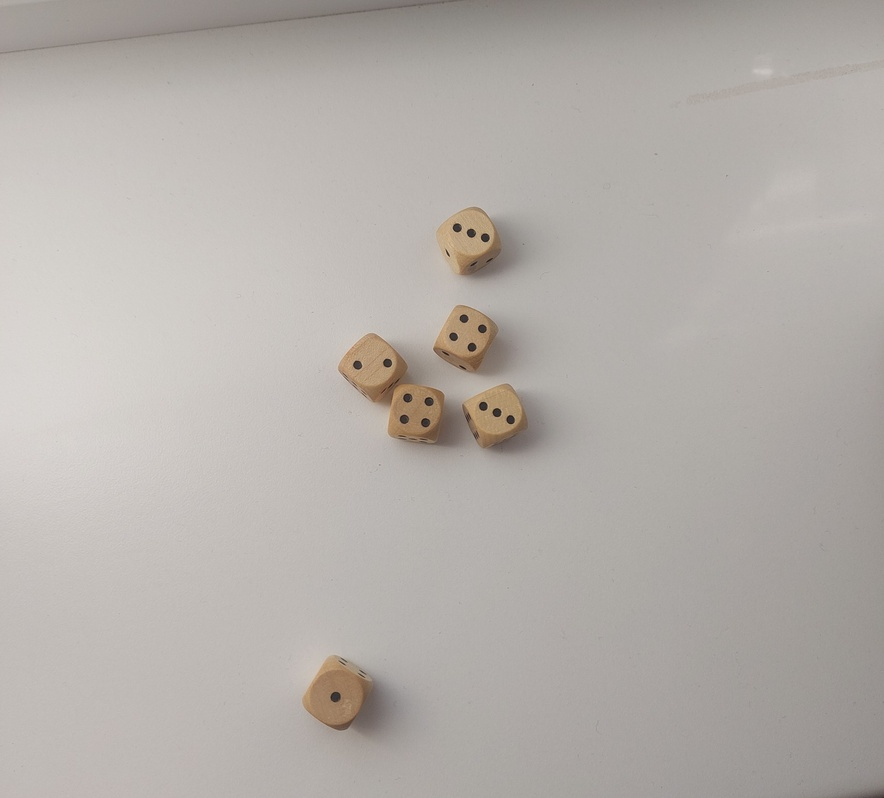
#> input picture project_dice_counter/dataset/test_dataset/d11_1_2_3_3_4_4.jpg, 884 x 798 px, shrunk from 3468 x 3129 before the run; its folder holds only this picture in this run
$ python -i Kmeans_segmentation.py   (imports and definitions only)
#> lines starting #> are read from the running program, lines starting #| are printed output that depends on the picture; after the words box and inside, x2 and y2 are one past the last pixel; in counts of white or black regions, pixels touching at a corner belong together; pictures that were not available may be replaced by others from this repository, and a replacement may not be noted
### project_dice_counter/ContourOperations.py
import cv2
import numpy as np
from sklearn.cluster import DBSCAN

from Image_loader import ImageLoader

class ContourOperations():
    def __init__(self, show = False):
        self.image_loader = ImageLoader()
        self.show = show

    def count_contours_cluster_to_6_dices(self, img):
        contours, num_contours, final_image = self.find_and_filter_contours(img)

        try:
            dice_rolls, centers = self.cluster_contours_and_count_cv2(contours)
        except:
            print(f"Not enough contours to form 6 clusters.")
            dice_rolls = [0, 0, 0, 0, 0, 0]
            centers = []

        self.show_image_with_cluster_centers(centers, final_image)
        return dice_rolls, num_contours

    def find_and_filter_contours(self, img):
        cnt, h = cv2.findContours(img, cv2.RETR_EXTERNAL, cv2.CHAIN_APPROX_SIMPLE)

        filtered_contours = self.filter_circles_by_shape_and_area(cnt, min_circularity=0.85, area_tolerance=1.)

        output_img = np.zeros_like(img)
        output_img = cv2.drawContours(output_img, filtered_contours, -1, 255, thickness=cv2.FILLED)

        return filtered_contours, len(filtered_contours), output_img

    def filter_circles_by_shape_and_area(self, contours, min_circularity=0.7, area_tolerance=0.2):
        valid_contours = []
        areas = []

        # Calculate areas of all contours
        for cnt in contours:
            area = cv2.contourArea(cnt)
            if area > 0:
                areas.append(area)

        # Compute average area
        avg_area = np.mean(areas) if areas else 0
        min_area = (1 - area_tolerance) * avg_area
        max_area = (1 + area_tolerance) * avg_area

        # Filter contours
        for cnt in contours:
            area = cv2.contourArea(cnt)
            if area < min_area or area > max_area:
                continue

            perimeter = cv2.arcLength(cnt, True)
            if perimeter == 0:  # Avoid division by zero
                continue

            # Calculate circularity
            circularity = (4 * np.pi * area) / (perimeter ** 2)
            if circularity >= min_circularity:
                valid_contours.append(cnt)

        return valid_contours

    def cluster_contours_and_count_cv2(self, contours, n_clusters=6):
        # Extract the centroid of each contour
        centroids = []
        for cnt in contours:
            M = cv2.moments(cnt)
            if M["m00"] != 0:  # Avoid division by zero
                cx = int(M["m10"] / M["m00"])
                cy = int(M["m01"] / M["m00"])
                centroids.append([cx, cy])

        if len(centroids) < n_clusters:
            raise ValueError(f"Not enough contours ({len(centroids)}) to form {n_clusters} clusters.")

        # Convert centroids to numpy array
        centroids = np.array(centroids, dtype=np.float32)

        # Define K-means criteria
        criteria = (cv2.TERM_CRITERIA_EPS + cv2.TERM_CRITERIA_MAX_ITER, 200, 0.05)

        # Apply K-means clustering
        _, labels, centers = cv2.kmeans(centroids, n_clusters, None, criteria, 5, cv2.KMEANS_RANDOM_CENTERS)

        # Count the number of contours in each cluster
        cluster_counts = np.bincount(labels.flatten(), minlength=n_clusters)

        # Sort the cluster counts in ascending order
        #sorted_counts = list(map(int, sorted(cluster_counts)))
        sorted_counts = [min(int(x), 6) for x in sorted(cluster_counts)]

        return sorted_counts, centers

    def show_image_with_cluster_centers(self, centers, final_image):
        final_image = cv2.cvtColor(final_image, cv2.COLOR_GRAY2BGR)
        for center in centers:
            center = tuple(map(int, center))  # Convert to integer coordinates s
            cv2.circle(final_image, center, radius=10, color=(0, 0, 255), thickness=-1)  # Red filled circle
        # Show the image with centers drawn
        if self.show:
            self.image_loader.show(final_image, title='Centers of clusters')

### project_dice_counter/Image_loader.py
import os
import cv2
import numpy as np
import matplotlib
from matplotlib import pyplot as plt
matplotlib.use('TkAgg')

class ImageLoader():
    def __init__(self):
        self.val_dir = "./dataset/validation_dataset/"
        self.val_images = self.list_files(self.val_dir)

        self.test_dir = "./dataset/test_dataset/"
        self.test_images = self.list_files(self.test_dir)

    def list_files(self, directory):
        files = []
        for filename in os.listdir(directory):
            if os.path.isfile(os.path.join(directory, filename)):
                files.append(directory + filename)
        return files

    # [14 lines left out: functions show, show_gray, not called in this run]

    def is_grayscale(self, img):
        return len(img.shape) == 2

    # [9 lines left out: function extract_dice_rolls_from_filename, not called in this run]

### project_dice_counter/Kmeans_segmentation.py
import cv2
import numpy as np

from Image_loader import ImageLoader
from ContourOperations import ContourOperations

class KmeansSegmentation():
    def __init__(self, img_path, show=False, point_color='b',
                 rgb_k=3, gray_k=7, median_blur_s=41,
                 blackhat_open_s=(30, 30), open_s=(10, 10)):
        self.image_loader = ImageLoader()
        self.img_path = img_path
        self.show = show
        self.rgb_k = rgb_k
        self.gray_k = gray_k
        self.median_blur_s = median_blur_s
        self.blackhat_open_s = blackhat_open_s
        self.open_s = open_s

        if point_color == 'b':
            self.find_darkest = True
            self.goal_color_lab = np.array([0, 128, 128], dtype=np.float32)  # Black in LAB color space
        else:
            self.find_darkest = False
            self.goal_color_lab = np.array([100, 0, 0], dtype=np.float32)  # White in LAB color space


    def find_dice_rolls_with_kmeans(self):
        open_img = self.kmeans_find_dice_points()

        contours = ContourOperations(show=self.show)
        dice_rolls, num_contours = contours.count_contours_cluster_to_6_dices(open_img)
        return dice_rolls, num_contours

    def kmeans_find_dice_points(self):
        print(self.img_path)
        img = self.median_blur_image()
#> in median_blur_image, img is the input picture: shape (798, 884, 3); mean B, G, R 170.2, 175, 180.2
        if self.show:
            self.image_loader.show(img, title='median blur')

        binary_mask_darkest, rgb_mask_darkest = self.kmeans_rgb_colors_find_darkest(img)

        mask_darkest = self.kmeans_grayscale_find_darkest(binary_mask_darkest, rgb_mask_darkest)

        cond_dilated_img = self.conditional_dilation(mask_darkest)

        se = cv2.getStructuringElement(cv2.MORPH_ELLIPSE, self.open_s)
        open_img = cv2.morphologyEx(cond_dilated_img, cv2.MORPH_OPEN, se)
        if self.show:
            self.image_loader.show(open_img, title='opened')

        return open_img

    def k_means_colors(self, img, k, conversion=None, reverse_conversion=None):
#> called with k = 3, conversion = 44, reverse_conversion = 56
        h, w = img.shape[0], img.shape[1]

        if conversion is not None:
            img = cv2.cvtColor(img, conversion).astype(np.float32)
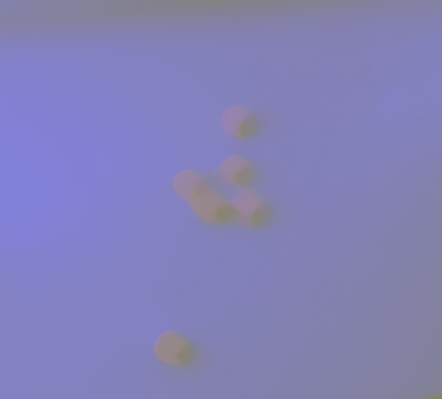
#> img: shape (798, 884, 3) float32 (shown at 1/2 size); mean of channels 0, 1, 2 183.5, 128.3, 130.8; drawn as B, G, R
        else:
            img = img.astype(np.float32)

        pixels = img.reshape((h * w, -1))

        criteria = (cv2.TERM_CRITERIA_EPS + cv2.TERM_CRITERIA_MAX_ITER, 100, 0.2)
        _, labels, centers = cv2.kmeans(pixels, k, None, criteria, 3, cv2.KMEANS_RANDOM_CENTERS)
#> centers = [[180.8, 128.3, 130.9], [200.4, 128.4, 131.2], [157.2, 129.8, 133.3]]

        # Reshape the labels to match the original image shape
        segmentation = labels.reshape((h, w))
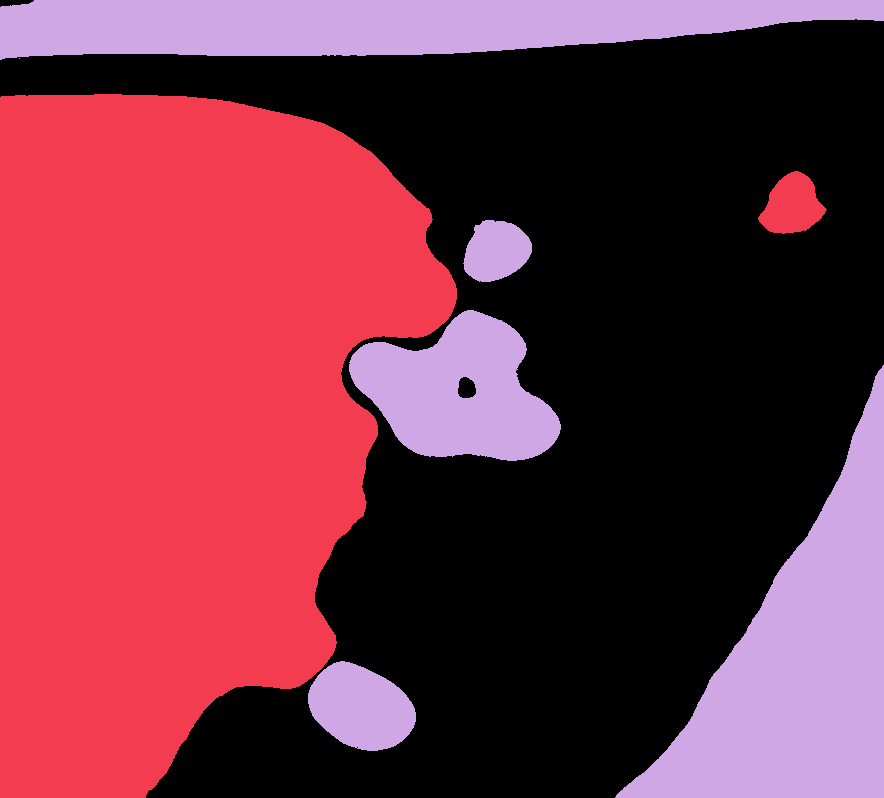
#> segmentation: shape (798, 884) int32; 3 distinct labels, from 0 to 2; one colour per label, 0 black

        posterized_img = np.floor(centers[segmentation]).astype(np.uint8)

        if reverse_conversion is not None:
            posterized_img = cv2.cvtColor(posterized_img, reverse_conversion)
#> in find_closest_to_black_mask, `distances = np.linalg.norm(centers - self.goal_color_lab, axis=1)`: distances = [180.8, 200.5, 157.3]
#> in find_closest_to_black_mask, `closest_to_black_idx = np.argmin(distances)`: closest_to_black_idx = 2
#> in find_closest_to_black_mask, `mask = np.all(np.abs(posterized_img - np.floor(centers[closest_to_blac..`:
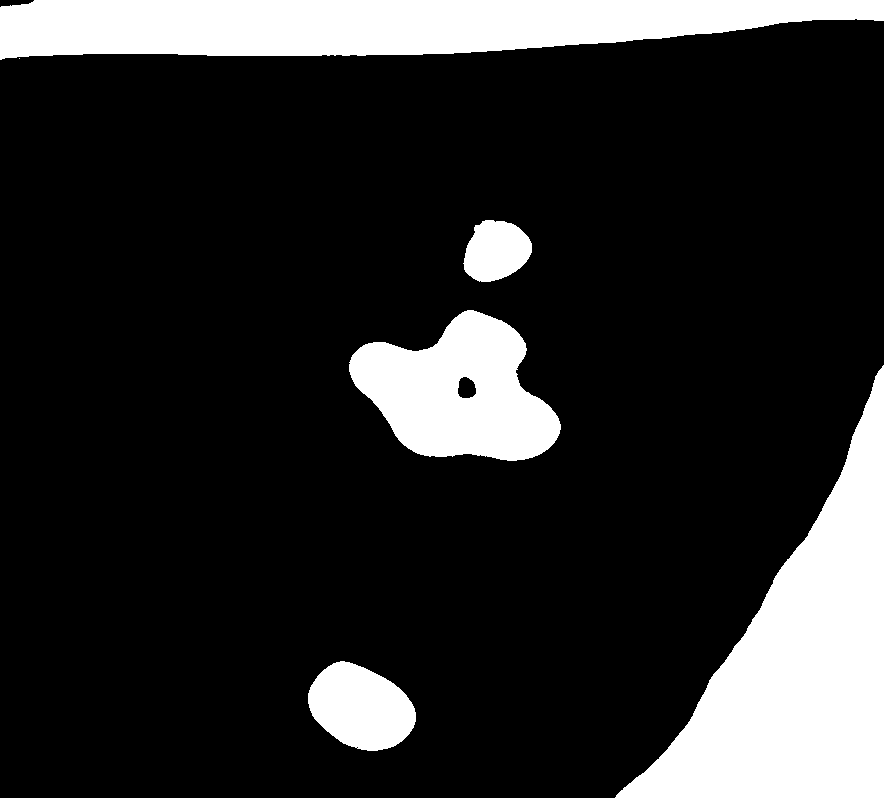
#> mask: shape (798, 884) bool; 17% white; 6 white regions (1 under 20 px), largest, box (x1, y1, x2, y2) and area: (615, 365, 884, 798) 49578, (0, 0, 884, 60) 40442, (349, 310, 561, 461) 20122, (308, 661, 416, 751) 6917, (463, 220, 532, 282) 3188

        if self.has_one_channels(posterized_img):
            posterized_img = posterized_img.reshape((h, w))
        return posterized_img, centers

    def has_one_channels(self, img):
        return len(img.shape) > 2 and img.shape[2] == 1

    def has_three_channels(self, img):
        return len(img.shape) > 2 and img.shape[2] == 3

    def unsharp_mask(self, img, p, sigma):
#> called with p = 0.01, sigma = 5
        img_blurred = cv2.GaussianBlur(img, (15, 15), sigma, sigma)
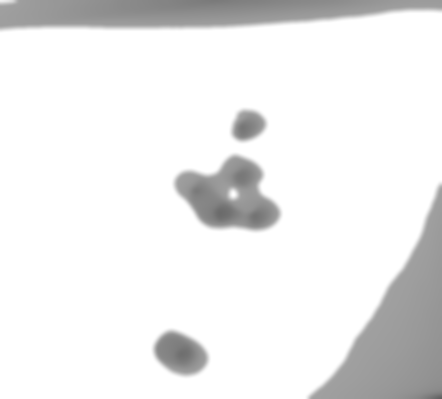
#> img_blurred: shape (798, 884) (shown at 1/2 size); min 96, max 255, mean 236.9
        return img - p * (img - img_blurred)

    def k_means_colors_masked_image(self, mask, img, k, conversion=None, reverse_conversion=None):

        if conversion is not None and self.has_three_channels(img):
            img = cv2.cvtColor(img, conversion)
            img = self.unsharp_mask(img, 0.01, 5).astype(np.float32)
            img = cv2.GaussianBlur(img, (5, 5), 0)
        else:
            img = img.astype(np.float32)

        pixels = img[mask]


        criteria = (cv2.TERM_CRITERIA_EPS + cv2.TERM_CRITERIA_MAX_ITER, 100, 0.2)
        _, labels, centers = cv2.kmeans(pixels, k, None, criteria, 3, cv2.KMEANS_RANDOM_CENTERS)
#> centers = [186.5, 119.1, 134.4, 197.5, 165.7, 147.5, 155.8]
        labels = labels.flatten()
        centers = centers.flatten()

        posterized_img = np.floor(centers[labels]).astype(np.uint8).flatten()


        new_img = np.zeros_like(mask, dtype=np.uint8)
        new_img[mask] = np.floor(posterized_img).astype(np.uint8)
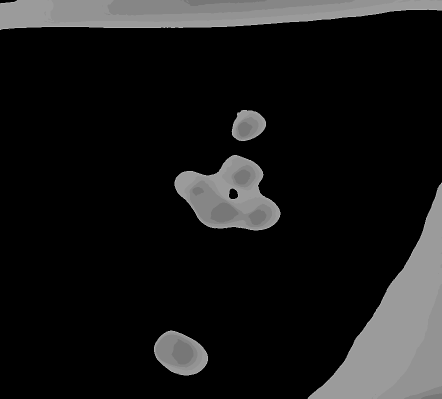
#> new_img: shape (798, 884) (shown at 1/2 size); min 0, max 197, mean 25.3
        new_img[~mask] = np.floor(img[~mask]).astype(np.uint8)
        if reverse_conversion is not None and self.has_three_channels(img):
            new_img = cv2.cvtColor(new_img, reverse_conversion)

        return new_img, centers

    def find_closest_to_black_mask(self, posterized_img, centers):
        distances = np.linalg.norm(centers - self.goal_color_lab, axis=1)
        closest_to_black_idx = np.argmin(distances)

        posterized_img = cv2.cvtColor(posterized_img, cv2.COLOR_BGR2Lab).astype(np.float32)
        mask = np.all(np.abs(posterized_img - np.floor(centers[closest_to_black_idx]) <= 1).astype(np.uint8), axis=-1)
        mask_values = mask.astype(np.uint8) * 255

        return mask, mask_values

    def find_closest_to_black_mask_grayscale(self, posterized_img):
        if self.find_darkest:
            #darkest_value = np.min(posterized_img)
            darkest_value = np.sort(np.unique(posterized_img.flatten()))[:2]
#> darkest_value = [119, 134]
        else:
            #darkest_value = np.max(posterized_img)
            darkest_value = np.sort(np.unique(posterized_img.flatten()))[-2:]

        #mask = (posterized_img == darkest_value)
        mask = np.isin(posterized_img, darkest_value)
#> mask: shape (798, 884) bool; 3.6% white; 8 white regions (1 under 20 px), largest, box (x1, y1, x2, y2) and area: (215, 0, 710, 31) 10321, (379, 361, 544, 454) 7177, (312, 669, 395, 735) 4033
        mask_values = mask.astype(np.uint8) * 255

        return mask_values

    def median_blur_image(self):
        img = cv2.imread(self.img_path)
        img = cv2.medianBlur(img, self.median_blur_s)
        return img

    def kmeans_rgb_colors_find_darkest(self, img):
        posterized_img, centers = self.k_means_colors(img, self.rgb_k, cv2.COLOR_BGR2Lab, cv2.COLOR_Lab2BGR)
        # odkomentovat
        # if self.show:
        #     self.image_loader.show(posterized_img, title='posterized image kmeans')

        binary_mask_darkest, mask_darkest = self.find_closest_to_black_mask(posterized_img, centers)
        #self.image_loader.show_gray(mask_darkest, title='masked darkest color')

        rgb_mask_darkest = np.full_like(posterized_img, 255)
        rgb_mask_darkest[binary_mask_darkest] = img[binary_mask_darkest]
        if self.show:
            self.image_loader.show(rgb_mask_darkest, title='mask darkest color - in original colors')
        return binary_mask_darkest, rgb_mask_darkest

    def kmeans_grayscale_find_darkest(self, binary_mask_darkest, rgb_mask_darkest):
        posterized_masked, centers = self.k_means_colors_masked_image(mask=binary_mask_darkest,
                                img=rgb_mask_darkest, k=self.gray_k, conversion=cv2.COLOR_BGR2GRAY,
                                reverse_conversion=cv2.COLOR_GRAY2BGR)
        # # odkomentovat
        # if self.show:
        #     self.image_loader.show(posterized_masked, title='grayscale kmeans on masked image')
        mask_darkest = self.find_closest_to_black_mask_grayscale(posterized_masked)
        if self.show:
            self.image_loader.show_gray(mask_darkest, title='grayscale kmeans darkest color')
        return mask_darkest

    def conditional_dilation(self, mask_darkest):
        blackhat_img = self.blackhat_gray_image()
        blackhat_img = (blackhat_img > 0).astype(np.uint8)

        se = cv2.getStructuringElement(cv2.MORPH_ELLIPSE, (20, 20))
        img_dil = cv2.morphologyEx(mask_darkest, cv2.MORPH_DILATE, se)

        conditional = img_dil * blackhat_img

        final_img = np.where(mask_darkest == 0, conditional, mask_darkest)
        # odkomentovat
        # if self.show:
        #     self.image_loader.show(final_img, title='conditional')
        return final_img

    def blackhat_gray_image(self):
        img = cv2.imread(self.img_path)
        img = cv2.medianBlur(img, self.median_blur_s)
        # self.image_loader.show(img, title='original')
        img = cv2.cvtColor(img, cv2.COLOR_BGR2GRAY)
        # self.image_loader.show(img, title='original')
        se = cv2.getStructuringElement(cv2.MORPH_ELLIPSE, (55, 55))
        blackhat_img = cv2.morphologyEx(img, cv2.MORPH_BLACKHAT, se)

        se = cv2.getStructuringElement(cv2.MORPH_ELLIPSE, self.blackhat_open_s)
        open_img = cv2.morphologyEx(blackhat_img, cv2.MORPH_OPEN, se)
        # self.image_loader.show(open_img, title='opened')

        _, bin_img = cv2.threshold(open_img, 10, 255, cv2.THRESH_BINARY)
#> bin_img: shape (798, 884); 1.1% white; 5 white regions, box (x1, y1, x2, y2) and area: (419, 405, 482, 447) 2055, (471, 230, 522, 280) 1874, (495, 412, 542, 454) 1428, (467, 333, 509, 374) 1339, (351, 691, 387, 727) 1022

        #odkomentovat
        # if self.show:
        #     self.image_loader.show(bin_img, title='blackhat image used for conditional')
        return bin_img


    #toto samo o sebe tiez celkom dobre extrahuje points
    # def blackhat_point_extraction(self):
    #     blackhat_img = self.blackhat_gray_image()
    #     # self.image_loader.show(blackhat_img, title='original')
    #
    #     se = cv2.getStructuringElement(cv2.MORPH_ELLIPSE, (28, 28))
    #     open_img = cv2.morphologyEx(blackhat_img, cv2.MORPH_ERODE, se)
    #     # self.image_loader.show(open_img, title='eroded')
    #     return open_img

>>> result = KmeansSegmentation('dataset/test_dataset/d11_1_2_3_3_4_4.jpg').find_dice_rolls_with_kmeans()
#> in find_and_filter_contours, `cnt, h = cv2.findContours(img, cv2.RETR_EXTERNAL, cv2.CHAIN_APPROX_SIM..`: cnt = 6 contours; box (x1, y1, x2, y2) and area: (217, 0, 702, 31) 10118, (380, 362, 545, 455) 7024, (313, 670, 396, 735) 3925, (472, 231, 523, 280) 1792, (464, 331, 512, 375) 1476, (816, 773, 884, 798) 938; h = [[1, -1, -1, -1], [2, 0, -1, -1], [3, 1, -1, -1], [4, 2, -1, -1], [5, 3, -1, -1], [-1, 4, -1, -1]]
#> the loop in filter_circles_by_shape_and_area, `for cnt in contours:` made 6 passes
#> area on passes 1 to 6: 937.5, 3925, 7023.5, 1475.5, 1792.5, 10118.5
#> after the loop in filter_circles_by_shape_and_area, `for cnt in contours:`: areas = [937.5, 3925, 7023.5, 1475.5, 1792.5, 10118.5]
#> in filter_circles_by_shape_and_area, `avg_area = np.mean(areas) if areas else 0`: avg_area = 4212.1
#> in filter_circles_by_shape_and_area, `min_area = (1 - area_tolerance) * avg_area`: min_area = 0
#> in filter_circles_by_shape_and_area, `max_area = (1 + area_tolerance) * avg_area`: max_area = 8424.2
#> the loop in filter_circles_by_shape_and_area, `for cnt in contours:` made 6 passes
#> (area, perimeter, circularity) on passes 1 to 5: (937.5, 169.7, 0.409), (3925, 240.5, 0.853), (7023.5, 460, 0.417), (1475.5, 146.6, 0.863), (1792.5, 161.4, 0.864)
#> after the loop in filter_circles_by_shape_and_area, `for cnt in contours:`: valid_contours = 3 contours; box (x1, y1, x2, y2) and area: (313, 670, 396, 735) 3925, (472, 231, 523, 280) 1792, (464, 331, 512, 375) 1476
#> in find_and_filter_contours, `filtered_contours = self.filter_circles_by_shape_and_area(cnt, min_cir..`: filtered_contours has the same summary as valid_contours in filter_circles_by_shape_and_area
#> in find_and_filter_contours, `output_img = cv2.drawContours(output_img, filtered_contours, -1, 255, ..`:
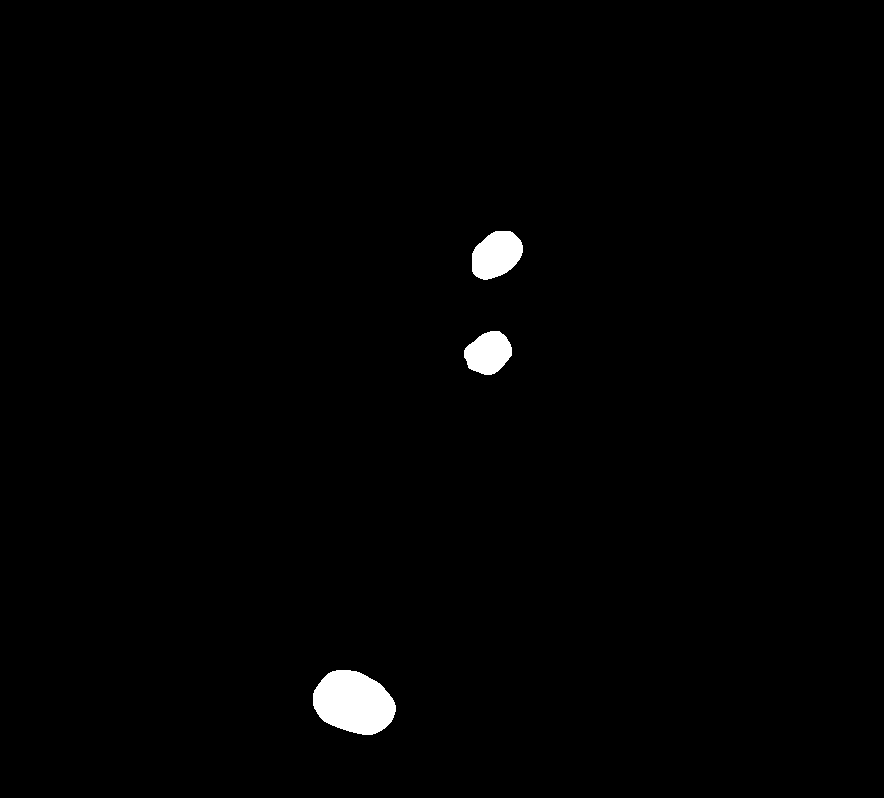
#> output_img: shape (798, 884); 1.1% white; 3 white regions
#> in count_contours_cluster_to_6_dices, `contours, num_contours, final_image = self.find_and_filter_contours(img)`: contours has the same summary as valid_contours in filter_circles_by_shape_and_area; num_contours = 3
#> the loop in cluster_contours_and_count_cv2, `for cnt in contours:` made 3 passes
#> (cx, cy) on passes 1 to 3: (353, 702), (488, 352), (496, 254)
#> after the loop in cluster_contours_and_count_cv2, `for cnt in contours:`: centroids = [[353, 702], [488, 352], [496, 254]]
#> in find_dice_rolls_with_kmeans, `dice_rolls, num_contours = contours.count_contours_cluster_to_6_dices(..`: dice_rolls = [0, 0, 0, 0, 0, 0]; num_contours = 3
#> result = ([0, 0, 0, 0, 0, 0], 3)
